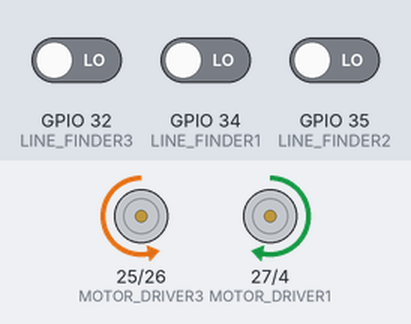
The sketch below on a simulated ESP32. Parts: motor-driver pin pairs drawn as motors (green arrow = first pin HIGH = forward, orange = second pin HIGH = backward, longer = more drive). Inputs (shaded band) come from the test bench; at power-on: GPIO 32 (LINE_FINDER3) LOW, GPIO 34 (LINE_FINDER1) LOW, GPIO 35 (LINE_FINDER2) LOW.

Above: at 1.2 s.
1.3 s: GPIO 32 (LINE_FINDER3) driven HIGH
At 2.3 s:
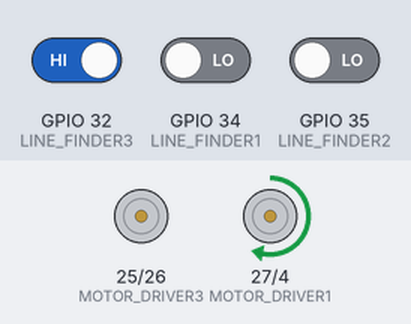
2.8 s: GPIO 34 (LINE_FINDER1) driven HIGH and GPIO 35 (LINE_FINDER2) driven HIGH
At 3.7 s:
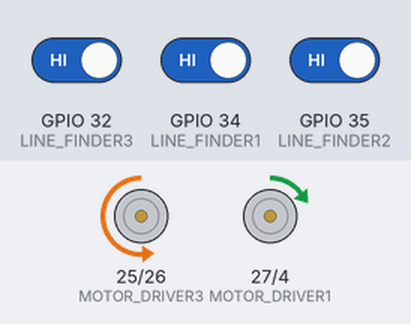
4.3 s: GPIO 34 (LINE_FINDER1) driven LOW
At 5.5 s:
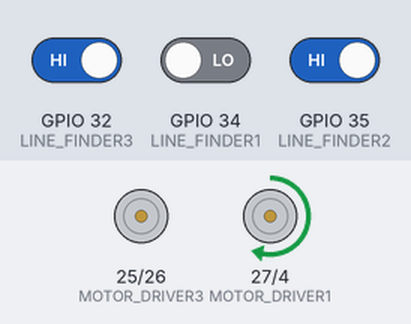
5.8 s: GPIO 34 (LINE_FINDER1) driven HIGH
At 7.0 s:
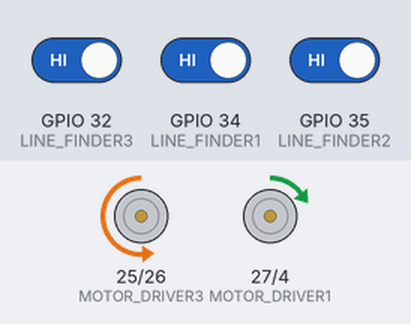
7.3 s: GPIO 35 (LINE_FINDER2) driven LOW
At 7.9 s:
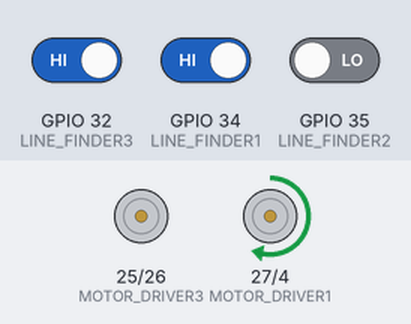
Timing chart, 0 to 9.8 s (numbered marks = the images above; inputs shaded):
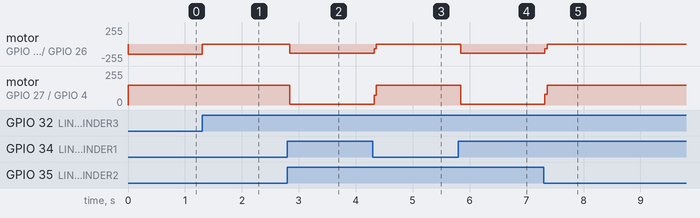

Measured:
- after the input at 1.3 s, motor on GPIO 25 (MOTOR_DRIVER3) / GPIO 26 (MOTOR_DRIVER4): backward 150/255 → stopped at once
- after the input at 2.8 s, motor on GPIO 25 (MOTOR_DRIVER3) / GPIO 26 (MOTOR_DRIVER4): stopped → backward 141/255 at once; motor on GPIO 27 (MOTOR_DRIVER1) / GPIO 4 (MOTOR_DRIVER2): forward 150/255 → forward 5/255 at once
- after the input at 4.3 s, motor on GPIO 25 (MOTOR_DRIVER3) / GPIO 26 (MOTOR_DRIVER4): backward 141/255 → stopped at once; motor on GPIO 27 (MOTOR_DRIVER1) / GPIO 4 (MOTOR_DRIVER2): forward 5/255 → forward 150/255 at once
- after the input at 5.8 s, motor on GPIO 25 (MOTOR_DRIVER3) / GPIO 26 (MOTOR_DRIVER4): stopped → backward 141/255 at once; motor on GPIO 27 (MOTOR_DRIVER1) / GPIO 4 (MOTOR_DRIVER2): forward 150/255 → forward 5/255 at once
- after the input at 7.3 s, motor on GPIO 25 (MOTOR_DRIVER3) / GPIO 26 (MOTOR_DRIVER4): backward 141/255 → stopped at once; motor on GPIO 27 (MOTOR_DRIVER1) / GPIO 4 (MOTOR_DRIVER2): forward 5/255 → forward 150/255 at once

The sketch:

schlange.ino
```cpp
//written by Philipp

//max analogWrite: 250

#define STANDARD_SPEED 150
#define SPEED_ADD 80
#define ROTATE_TIME 200
#define ROTATE_SPEED 90
#define MAX_DISTANCE 15
int MOTOR_DRIVER1 = 27, MOTOR_DRIVER2 = 4, MOTOR_DRIVER3 = 25, MOTOR_DRIVER4 = 26, speed_left, speed_right;


//Ultraschall Sensor
int US_TRIGGER1 = 18, US_ECHO1 = 39;
long US_DURATION, US_DISTANCE;

//Line Finder
int LINE_FINDER1 = 34, LINE_FINDER2 = 35, LINE_FINDER3 = 32;
int LINE_LEFT, LINE_RIGHT, LINE_MIDDEL;

//deklarierung der Funktionen
void motor_controll(int left_speed, int right_speed);
void get_distance();
void get_ir_input();
void object_evasion();


void setup() {
	//Ultraschall Sensor
	pinMode(US_TRIGGER1, OUTPUT);
	pinMode(US_ECHO1, INPUT);

	//Motor_Driver
	pinMode(MOTOR_DRIVER1, OUTPUT);
	pinMode(MOTOR_DRIVER2, OUTPUT);
	pinMode(MOTOR_DRIVER3, OUTPUT);
	pinMode(MOTOR_DRIVER4, OUTPUT);

	//Line Finder
	pinMode(LINE_FINDER1, INPUT);
	pinMode(LINE_FINDER2, INPUT);
	pinMode(LINE_FINDER3, INPUT);

}

void loop() {
	//get sensor data
	//get_distance();
	get_ir_input();

/*
	if(US_DISTANCE < MAX_DISTANCE) {
		object_avasion();
	}
*/
	//checks if the middle sensor is on the line
	if(LINE_RIGHT || LINE_LEFT) {
		if(LINE_RIGHT) {
			//maybe 0 for l speed
			motor_controll(STANDARD_SPEED, 0);
			while(!LINE_MIDDEL) get_ir_input();
		}
		if(LINE_LEFT) {

			//maybe 0 for r speed
			motor_controll(0, STANDARD_SPEED);
			while(!LINE_MIDDEL) get_ir_input();
		}
	} else motor_controll(STANDARD_SPEED, STANDARD_SPEED);
}

//nimmt left_speed und rigth_speed als input, stellt die jeweiligen pins ein
void motor_controll(int left_speed, int right_speed) {
	if(left_speed > 0) {

		analogWrite(MOTOR_DRIVER2, 0);
		analogWrite(MOTOR_DRIVER1, left_speed);

	} else {

		analogWrite(MOTOR_DRIVER1, 0);
		analogWrite(MOTOR_DRIVER2, abs(left_speed));

	}

	if(right_speed > 0) {

		analogWrite(MOTOR_DRIVER3, 0);
		analogWrite(MOTOR_DRIVER4, right_speed);

	} else {

		analogWrite(MOTOR_DRIVER4, 0);
		analogWrite(MOTOR_DRIVER3, abs(right_speed));
	}
}

//triggers den Ultraschall sensor und schreibt die Distanz in den US_DISTANCE Wert fix für den nicht funktionierenden us sensor: manual lesen und merken dass man 1,7 V zu wenig hat
void get_distance() {
	digitalWrite(US_TRIGGER1, HIGH);
	delay(10);

	digitalWrite(US_TRIGGER1, LOW);

	US_DURATION = pulseIn(US_ECHO1, HIGH);
	US_DISTANCE = (US_DURATION / 2) * 0.03432;
}

void get_ir_input() {
	LINE_MIDDEL = digitalRead(35);
	LINE_LEFT = digitalRead(34);
	LINE_RIGHT = digitalRead(32);
}

//measures distance to object and distance in 0,5 seconds, rotates and drives for a calculatet amount of time
void object_evasion() {
	get_distance();

	int previous_distance = US_DISTANCE;

	delay(500);

	get_distance();

	int cm_per_sec = (previous_distance - US_DISTANCE) * 2;

	//rotate l
	motor_controll(0, ROTATE_SPEED);
	delay(ROTATE_TIME);

	//drive for x delay
	motor_controll(STANDARD_SPEED, STANDARD_SPEED);
	delay(500 * (US_DISTANCE / cm_per_sec));

	//rotate r
	motor_controll(ROTATE_SPEED, 0);
	delay(ROTATE_TIME*2);

	//drive for x delay
	motor_controll(STANDARD_SPEED, STANDARD_SPEED);
	delay(500 * (US_DISTANCE / cm_per_sec));

	//rotate l
	motor_controll(0, ROTATE_SPEED);
	delay(ROTATE_TIME);

	motor_controll(STANDARD_SPEED, STANDARD_SPEED);
}
```
